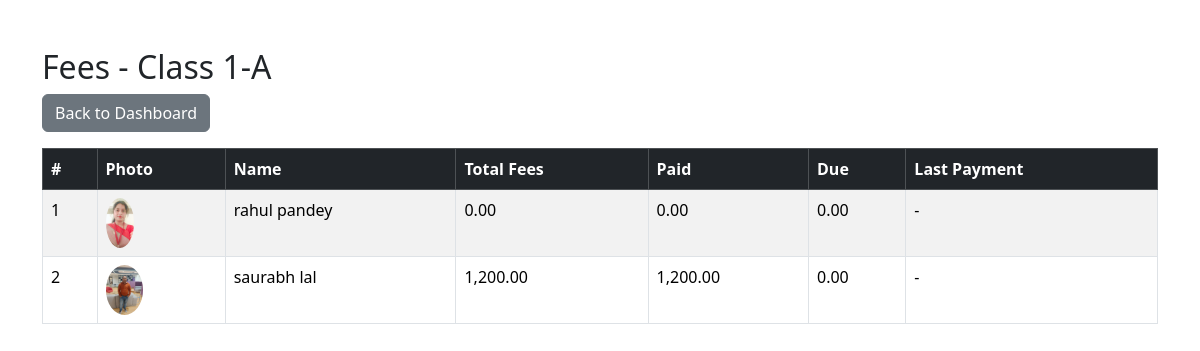
Page /teacher/fees.php?class=1-A (signed in) on the committed database.
### tables this page shows
CREATE TABLE `students` (
  `id` varchar(20) NOT NULL,
  `admission_no` varchar(50) DEFAULT NULL,
  `first_name` varchar(100) NOT NULL,
  `last_name` varchar(100) DEFAULT NULL,
  `dob` date DEFAULT NULL,
  `gender` enum('male','female','other') DEFAULT NULL,
  `class_name` varchar(20) DEFAULT NULL,
  `classroom_id` varchar(20) DEFAULT NULL,
  `section` varchar(10) DEFAULT NULL,
  `guardian_name` varchar(150) DEFAULT NULL,
  `guardian_phone` varchar(30) DEFAULT NULL,
  `address` text DEFAULT NULL,
  `photo` varchar(255) DEFAULT NULL,
  `created_at` timestamp NOT NULL DEFAULT current_timestamp()
);

CREATE TABLE `fees` (
  `id` int(11) NOT NULL,
  `student_id` varchar(20) NOT NULL,
  `total_amount` decimal(10,2) NOT NULL,
  `paid_amount` decimal(10,2) NOT NULL DEFAULT 0.00,
  `due_amount` decimal(10,2) NOT NULL DEFAULT 0.00,
  `last_payment_date` date DEFAULT NULL,
  `tuition_fee` decimal(10,2) NOT NULL DEFAULT 0.00,
  `travel_fee` decimal(10,2) NOT NULL DEFAULT 0.00,
  `due_date` date DEFAULT NULL
);

### teacher/fees.php (the view, shortened to what this page needs)
<?php
require_once("../common/config.php");
$classroom_id = $_GET['class'] ?? '';
$stmt = $conn->prepare("
    SELECT s.id, s.first_name, s.last_name, s.photo, f.total_amount, f.paid_amount, f.due_amount, f.last_payment_date
    FROM students s
    LEFT JOIN fees f ON s.id = f.student_id
    WHERE s.classroom_id=?
    ORDER BY s.first_name
");
$stmt->bind_param("s", $classroom_id);
$stmt->execute();
$result = $stmt->get_result();
$students = $result->fetch_all(MYSQLI_ASSOC);
?>
<!DOCTYPE html>
<html lang="en">
<head>
<link href="https://cdn.jsdelivr.net/npm/bootstrap@5.3.2/dist/css/bootstrap.min.css" rel="stylesheet">
</head>
<body>
<div class="container my-5">
<h2>Fees - Class <?= htmlspecialchars($classroom_id) ?></h2>
<a href="dashboard.php" class="btn btn-secondary mb-3">Back to Dashboard</a>
<table class="table table-bordered table-striped">
<thead class="table-dark">
<tr>
<th>#</th>
<th>Photo</th>
<th>Name</th>
<th>Total Fees</th>
<th>Paid</th>
<th>Due</th>
<th>Last Payment</th>
</tr>
</thead>
<tbody>
<?php foreach ($students as $i => $s): ?>
<tr>
<td><?= $i+1 ?></td>
<td>
<?php if($s['photo'] && file_exists("../images/students/".$s['photo'])): ?>
<img src="../images/students/<?= htmlspecialchars($s['photo']) ?>" class="img-thumb" alt="Photo">
<?php else: ?>
<img src="../images/no-image.png" class="img-thumb" alt="No Photo">
<?php endif; ?>
</td>
<td><?= htmlspecialchars($s['first_name'].' '.$s['last_name']) ?></td>
<td><?= number_format($s['total_amount'] ?? 0,2) ?></td>
<td><?= number_format($s['paid_amount'] ?? 0,2) ?></td>
<td><?= number_format($s['due_amount'] ?? ($s['total_amount'] ?? 0),2) ?></td>
<td><?= $s['last_payment_date'] ?? '-' ?></td>
</tr>
<?php endforeach; ?>
</tbody>
</table>
</div>
</body>
</html>

### teacher/fees.php (style rules this page uses)
.img-thumb { max-height: 50px; border-radius: 50%; }

### rows in the picture
students: photo (picture), first_name+last_name "rahul pandey", total_amount "0.00", paid_amount "0.00", due_amount "0.00", last_payment_date "-"
fees: student.photo (picture), student.last_name "saurabh lal", total_amount "1,200.00", paid_amount "1,200.00", due_amount "0.00", last_payment_date "-"

### other values in the picture
$classroom_id "1-A"
